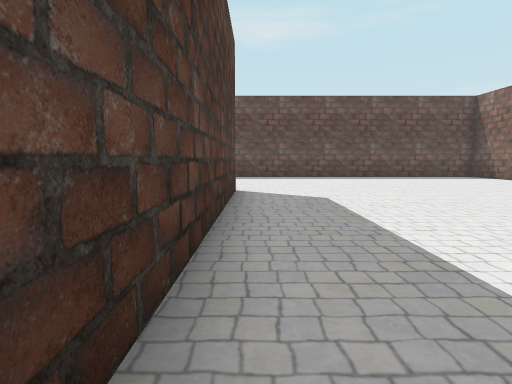
View 1 (above)

15 first-person views from a walk through a Godot game level. The camera is 1.5 m above the floor, tilts 6° down and sees 80° across. The floor is counted in squares, 2 m on a side. Each view is taken from the middle of a square. On the plan, view 1 faces up. The plan holds only what a view shows up to about 10 squares ahead; the rest is blank. The place goes on beyond the plan. Flat picture figures and markers are left out.

View 2
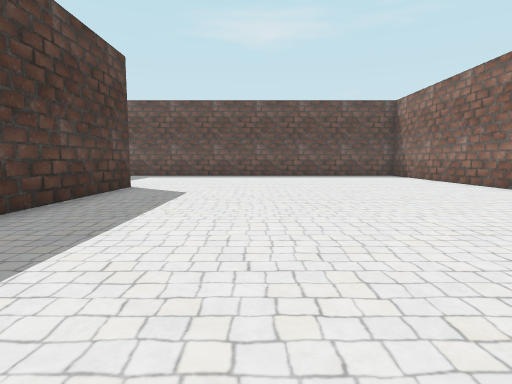

View 3
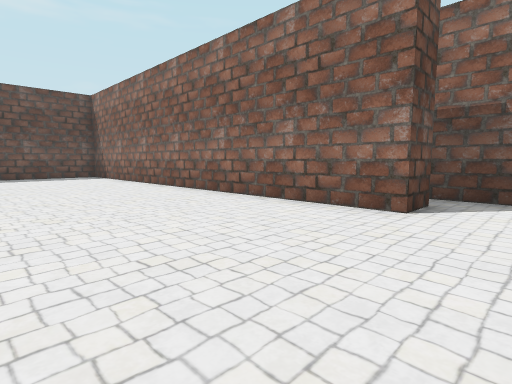

View 4
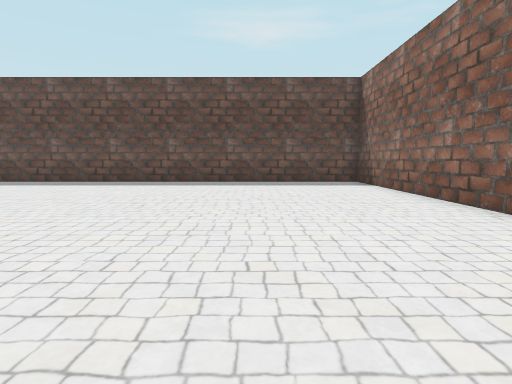

View 5
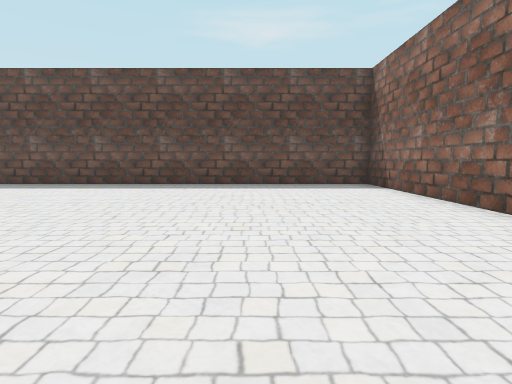

View 6
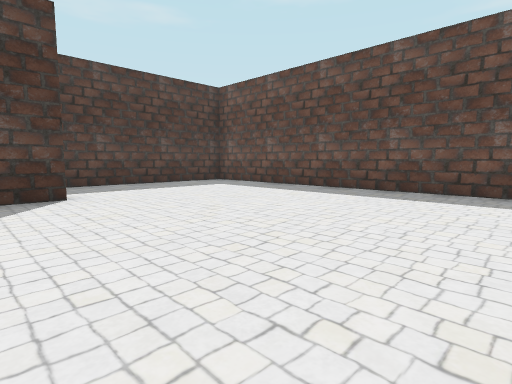

View 7
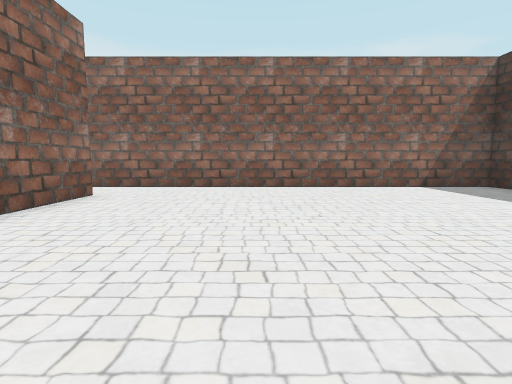

View 8
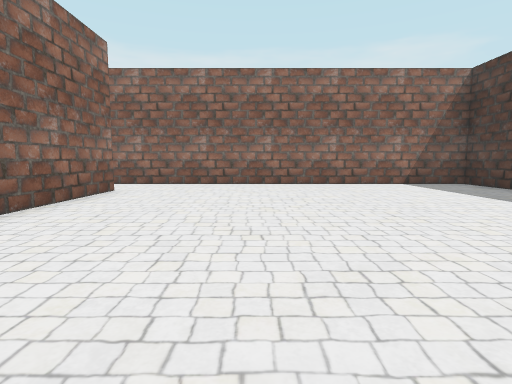

View 9
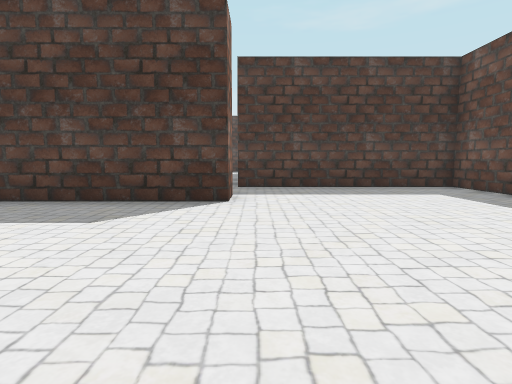

View 10
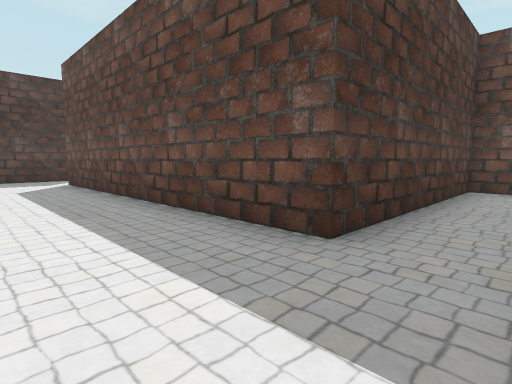

View 11
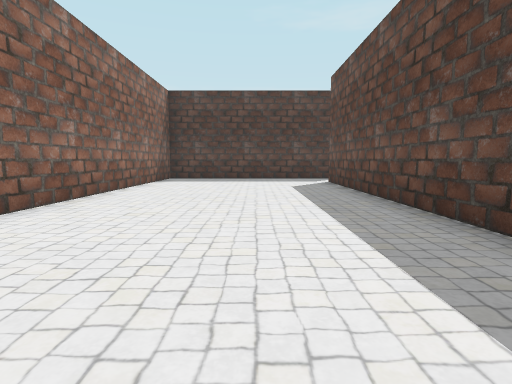

View 12
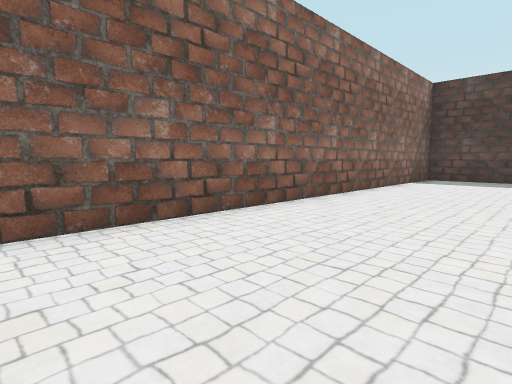

View 13
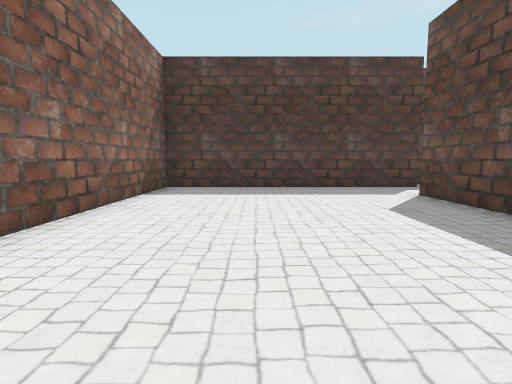

View 14
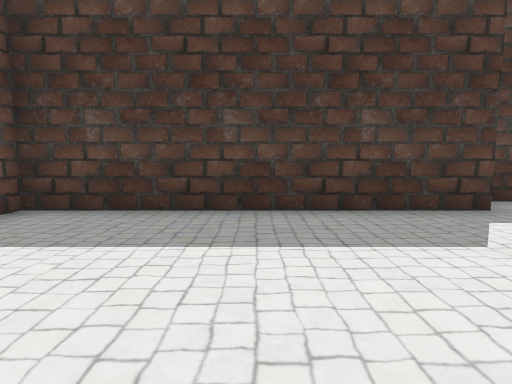

View 15
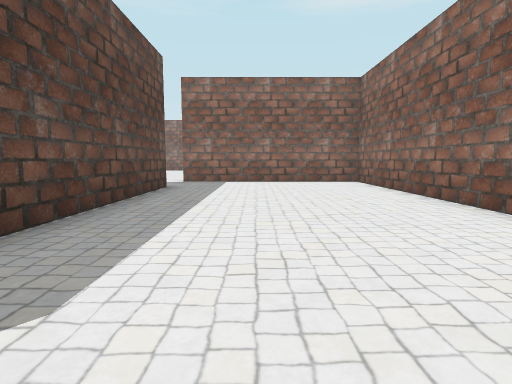

### Floor plan
Ten units are one square. View 1 is at (0, 0); x grows to the right and y downward. Boxes are objects, and circles mark ways between rooms. Rooms are numbered by the first view taken in them; rooms with no view inside come last. Other rooms are left out.
<svg viewBox="-150 -140 261 160">
<path fill="none" stroke="#000" d="M-15 -75 -5 -75 -5 15 106 15M105 -5 95 -5 95 -135 -35 -135 -35 -85M-35 -85 -35 -75 -125 -75M-145 -86 -145 -15 -19 -15"/>
<circle cx="-25" cy="-85" r="3" fill="#2a7"/>
<text x="40" y="-60">1</text>
<text x="-80" y="-50">2</text>
</svg>
Room 1 opens to room 2.

Where each view was taken, in squares from view 1:
view 1: 0 up, 0 right, facing up
view 2: 1 down, 3 right, facing up
view 3: 1 down, 5 right, facing up-right
view 4: 3 up, 6 right, facing up
view 5: 4 up, 6 right, facing up
view 6: 6 up, 6 right, facing up-left
view 7: 7 up, 6 right, facing down
view 8: 8 up, 6 right, facing down
view 9: 8 up, 5 right, facing left
view 10: 5 up, 2 left, facing up-left
view 11: 5 up, 2 left, facing left
view 12: 5 up, 2 left, facing down-left
view 13: 4 up, 6 left, facing left
view 14: 5 up, 10 left, facing left
view 15: 5 up, 12 left, facing right
